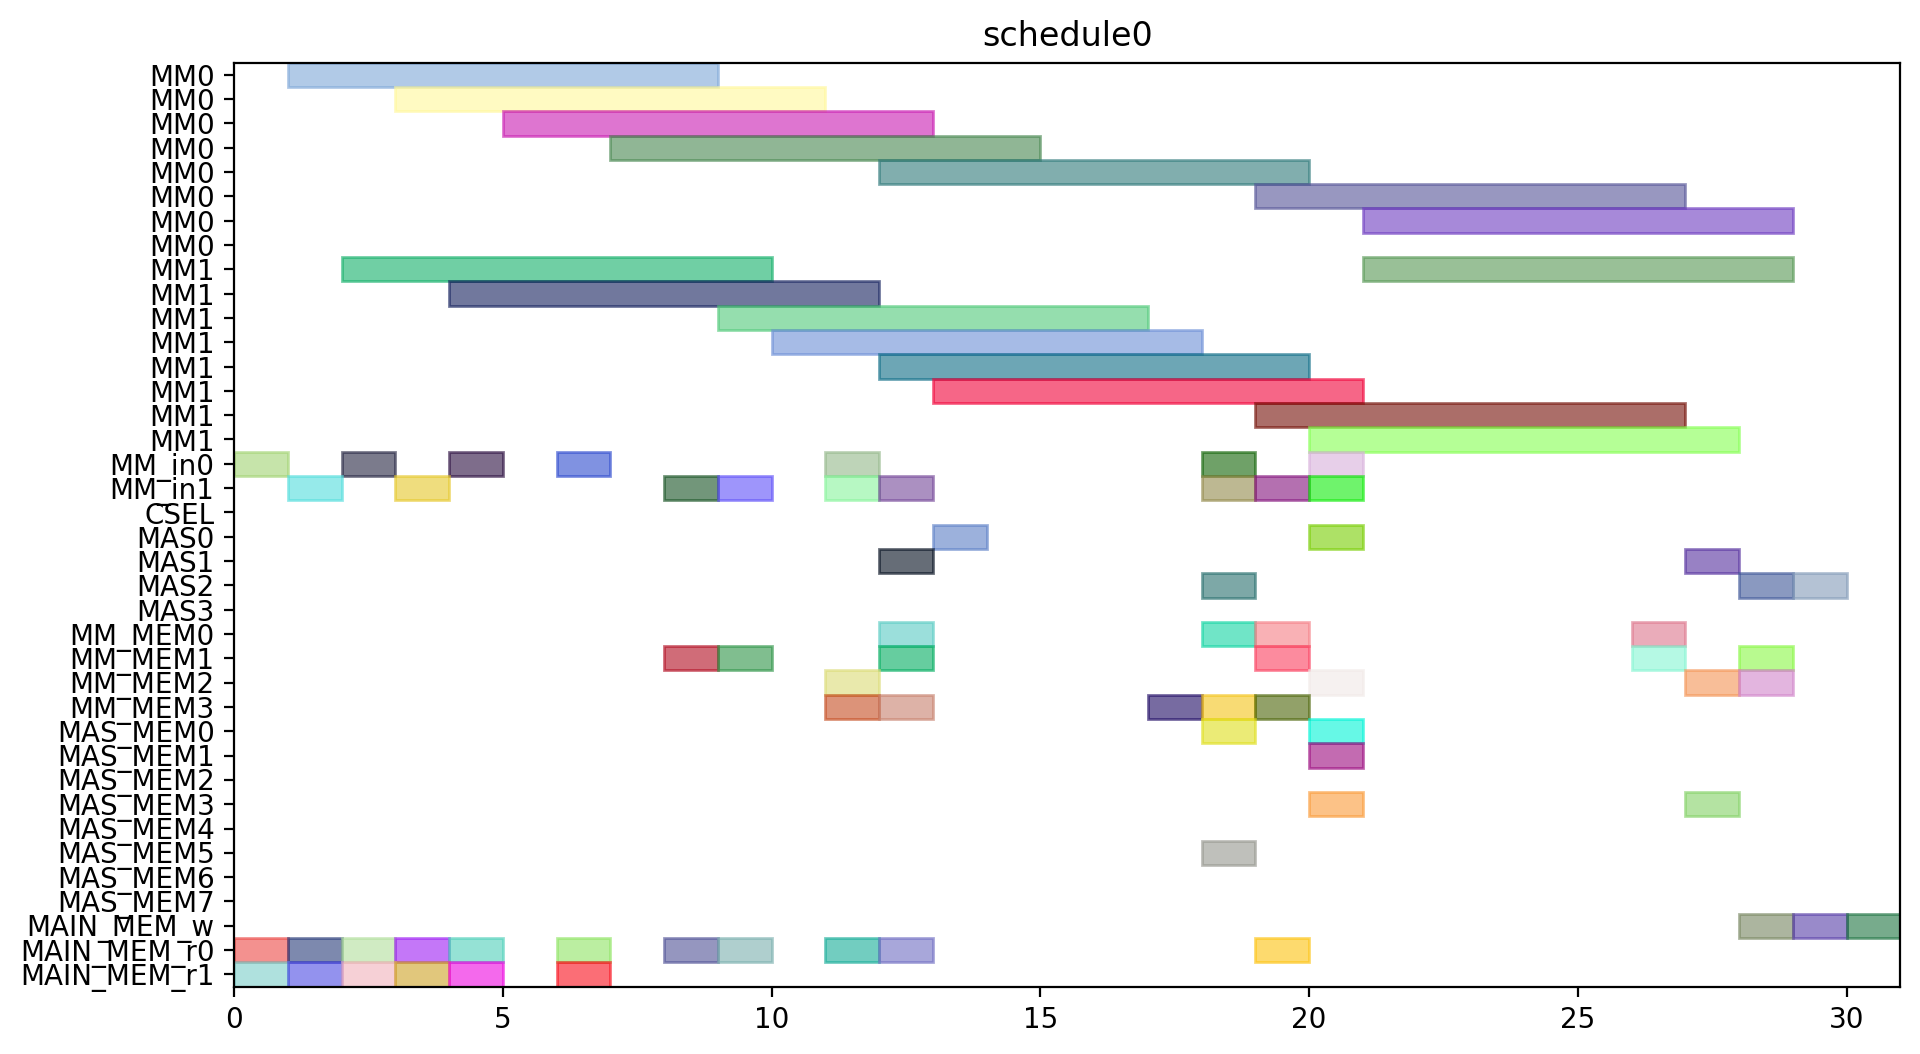

Source code (Python):
from pyschedule import Scenario, solvers, plotters, alt


def solve():
	horizon = 120
	S = Scenario("schedule0", horizon=horizon)

	# resource
	MM = S.Resources('MM', num=2, size=8)
	MM_in = S.Resources('MM_in', num=2)
	CSEL = S.Resource('CSEL')
	MAS = S.Resources('MAS', num=4, size=1, periods=range(1, horizon))
	MM_MEM = S.Resources('MM_MEM', num=4)
	MAS_MEM = S.Resources('MAS_MEM', num=8)
	MAIN_MEM_w = S.Resource('MAIN_MEM_w', size=1)
	MAIN_MEM_r = S.Resources('MAIN_MEM_r', num=2)

	# result of previous scheduling

	# new tasks
	T1 = S.Task('T1', length=8, delay_cost=1)
	T1 += alt(MM)
	T1_in = S.Task('T1_in', length=1, delay_cost=1)
	T1_in += alt(MM_in)
	S += T1_in*MM_in[0]<=T1*MM[0]
	S += T1_in*MM_in[1]<=T1*MM[1]
	T1_mem0 = S.Task('T1_mem0', length=1, delay_cost=1)
	T1_mem0 += MAIN_MEM_r[0]
	S += T1_mem0 <= T1

	T1_mem1 = S.Task('T1_mem1', length=1, delay_cost=1)
	T1_mem1 += MAIN_MEM_r[1]
	S += T1_mem1 <= T1

	T2 = S.Task('T2', length=8, delay_cost=1)
	T2 += alt(MM)
	T2_in = S.Task('T2_in', length=1, delay_cost=1)
	T2_in += alt(MM_in)
	S += T2_in*MM_in[0]<=T2*MM[0]
	S += T2_in*MM_in[1]<=T2*MM[1]
	T2_mem0 = S.Task('T2_mem0', length=1, delay_cost=1)
	T2_mem0 += MAIN_MEM_r[0]
	S += T2_mem0 <= T2

	T2_mem1 = S.Task('T2_mem1', length=1, delay_cost=1)
	T2_mem1 += MAIN_MEM_r[1]
	S += T2_mem1 <= T2

	T3 = S.Task('T3', length=8, delay_cost=1)
	T3 += alt(MM)
	T3_in = S.Task('T3_in', length=1, delay_cost=1)
	T3_in += alt(MM_in)
	S += T3_in*MM_in[0]<=T3*MM[0]
	S += T3_in*MM_in[1]<=T3*MM[1]
	T3_mem0 = S.Task('T3_mem0', length=1, delay_cost=1)
	T3_mem0 += MAIN_MEM_r[0]
	S += T3_mem0 <= T3

	T3_mem1 = S.Task('T3_mem1', length=1, delay_cost=1)
	T3_mem1 += MAIN_MEM_r[1]
	S += T3_mem1 <= T3

	T4 = S.Task('T4', length=8, delay_cost=1)
	T4 += alt(MM)
	T4_in = S.Task('T4_in', length=1, delay_cost=1)
	T4_in += alt(MM_in)
	S += T4_in*MM_in[0]<=T4*MM[0]
	S += T4_in*MM_in[1]<=T4*MM[1]
	T4_mem0 = S.Task('T4_mem0', length=1, delay_cost=1)
	T4_mem0 += MAIN_MEM_r[0]
	S += T4_mem0 <= T4

	T4_mem1 = S.Task('T4_mem1', length=1, delay_cost=1)
	T4_mem1 += MAIN_MEM_r[1]
	S += T4_mem1 <= T4

	T5 = S.Task('T5', length=8, delay_cost=1)
	T5 += alt(MM)
	T5_in = S.Task('T5_in', length=1, delay_cost=1)
	T5_in += alt(MM_in)
	S += T5_in*MM_in[0]<=T5*MM[0]
	S += T5_in*MM_in[1]<=T5*MM[1]
	T5_mem0 = S.Task('T5_mem0', length=1, delay_cost=1)
	T5_mem0 += MAIN_MEM_r[0]
	S += T5_mem0 <= T5

	T5_mem1 = S.Task('T5_mem1', length=1, delay_cost=1)
	T5_mem1 += MAIN_MEM_r[1]
	S += T5_mem1 <= T5

	T6 = S.Task('T6', length=8, delay_cost=1)
	T6 += alt(MM)
	T6_in = S.Task('T6_in', length=1, delay_cost=1)
	T6_in += alt(MM_in)
	S += T6_in*MM_in[0]<=T6*MM[0]
	S += T6_in*MM_in[1]<=T6*MM[1]
	T6_mem0 = S.Task('T6_mem0', length=1, delay_cost=1)
	T6_mem0 += MAIN_MEM_r[0]
	S += T6_mem0 <= T6

	T6_mem1 = S.Task('T6_mem1', length=1, delay_cost=1)
	T6_mem1 += MAIN_MEM_r[1]
	S += T6_mem1 <= T6

	T7 = S.Task('T7', length=8, delay_cost=1)
	T7 += alt(MM)
	T7_in = S.Task('T7_in', length=1, delay_cost=1)
	T7_in += alt(MM_in)
	S += T7_in*MM_in[0]<=T7*MM[0]
	S += T7_in*MM_in[1]<=T7*MM[1]
	T7_mem0 = S.Task('T7_mem0', length=1, delay_cost=1)
	T7_mem0 += MAIN_MEM_r[0]
	S += T7_mem0 <= T7

	T7_mem1 = S.Task('T7_mem1', length=1, delay_cost=1)
	T7_mem1 += MAIN_MEM_r[1]
	S += T7_mem1 <= T7

	T8 = S.Task('T8', length=8, delay_cost=1)
	T8 += alt(MM)
	T8_in = S.Task('T8_in', length=1, delay_cost=1)
	T8_in += alt(MM_in)
	S += T8_in*MM_in[0]<=T8*MM[0]
	S += T8_in*MM_in[1]<=T8*MM[1]
	T8_mem0 = S.Task('T8_mem0', length=1, delay_cost=1)
	T8_mem0 += MAIN_MEM_r[0]
	S += T8_mem0 <= T8

	T8_mem1 = S.Task('T8_mem1', length=1, delay_cost=1)
	T8_mem1 += alt(MM_MEM)
	S += (T1*MM[0])-1 < T8_mem1*MM_MEM[1]
	S += (T1*MM[1])-1 < T8_mem1*MM_MEM[3]
	S += T8_mem1 <= T8

	T9 = S.Task('T9', length=8, delay_cost=1)
	T9 += alt(MM)
	T9_in = S.Task('T9_in', length=1, delay_cost=1)
	T9_in += alt(MM_in)
	S += T9_in*MM_in[0]<=T9*MM[0]
	S += T9_in*MM_in[1]<=T9*MM[1]
	T9_mem0 = S.Task('T9_mem0', length=1, delay_cost=1)
	T9_mem0 += MAIN_MEM_r[0]
	S += T9_mem0 <= T9

	T9_mem1 = S.Task('T9_mem1', length=1, delay_cost=1)
	T9_mem1 += alt(MM_MEM)
	S += (T1*MM[0])-1 < T9_mem1*MM_MEM[1]
	S += (T1*MM[1])-1 < T9_mem1*MM_MEM[3]
	S += T9_mem1 <= T9

	T10 = S.Task('T10', length=8, delay_cost=1)
	T10 += alt(MM)
	T10_in = S.Task('T10_in', length=1, delay_cost=1)
	T10_in += alt(MM_in)
	S += T10_in*MM_in[0]<=T10*MM[0]
	S += T10_in*MM_in[1]<=T10*MM[1]
	T10_mem0 = S.Task('T10_mem0', length=1, delay_cost=1)
	T10_mem0 += MAIN_MEM_r[0]
	S += T10_mem0 <= T10

	T10_mem1 = S.Task('T10_mem1', length=1, delay_cost=1)
	T10_mem1 += alt(MM_MEM)
	S += (T3*MM[0])-1 < T10_mem1*MM_MEM[1]
	S += (T3*MM[1])-1 < T10_mem1*MM_MEM[3]
	S += T10_mem1 <= T10

	T11 = S.Task('T11', length=8, delay_cost=1)
	T11 += alt(MM)
	T11_in = S.Task('T11_in', length=1, delay_cost=1)
	T11_in += alt(MM_in)
	S += T11_in*MM_in[0]<=T11*MM[0]
	S += T11_in*MM_in[1]<=T11*MM[1]
	T11_mem0 = S.Task('T11_mem0', length=1, delay_cost=1)
	T11_mem0 += MAIN_MEM_r[0]
	S += T11_mem0 <= T11

	T11_mem1 = S.Task('T11_mem1', length=1, delay_cost=1)
	T11_mem1 += alt(MM_MEM)
	S += (T3*MM[0])-1 < T11_mem1*MM_MEM[1]
	S += (T3*MM[1])-1 < T11_mem1*MM_MEM[3]
	S += T11_mem1 <= T11

	T12 = S.Task('T12', length=1, delay_cost=1)
	T12 += alt(MAS)
	T12_mem0 = S.Task('T12_mem0', length=1, delay_cost=1)
	T12_mem0 += alt(MM_MEM)
	S += (T4*MM[0])-1 < T12_mem0*MM_MEM[0]
	S += (T4*MM[1])-1 < T12_mem0*MM_MEM[2]
	S += T12_mem0 <= T12

	T12_mem1 = S.Task('T12_mem1', length=1, delay_cost=1)
	T12_mem1 += alt(MM_MEM)
	S += (T2*MM[0])-1 < T12_mem1*MM_MEM[1]
	S += (T2*MM[1])-1 < T12_mem1*MM_MEM[3]
	S += T12_mem1 <= T12

	T13 = S.Task('T13', length=1, delay_cost=1)
	T13 += alt(MAS)
	T13_mem0 = S.Task('T13_mem0', length=1, delay_cost=1)
	T13_mem0 += alt(MM_MEM)
	S += (T4*MM[0])-1 < T13_mem0*MM_MEM[0]
	S += (T4*MM[1])-1 < T13_mem0*MM_MEM[2]
	S += T13_mem0 <= T13

	T13_mem1 = S.Task('T13_mem1', length=1, delay_cost=1)
	T13_mem1 += alt(MM_MEM)
	S += (T2*MM[0])-1 < T13_mem1*MM_MEM[1]
	S += (T2*MM[1])-1 < T13_mem1*MM_MEM[3]
	S += T13_mem1 <= T13

	T15 = S.Task('T15', length=1, delay_cost=1)
	T15 += alt(MAS)
	T15_mem0 = S.Task('T15_mem0', length=1, delay_cost=1)
	T15_mem0 += alt(MM_MEM)
	S += (T7*MM[0])-1 < T15_mem0*MM_MEM[0]
	S += (T7*MM[1])-1 < T15_mem0*MM_MEM[2]
	S += T15_mem0 <= T15

	T15_mem1 = S.Task('T15_mem1', length=1, delay_cost=1)
	T15_mem1 += alt(MM_MEM)
	S += (T7*MM[0])-1 < T15_mem1*MM_MEM[1]
	S += (T7*MM[1])-1 < T15_mem1*MM_MEM[3]
	S += T15_mem1 <= T15

	T14 = S.Task('T14', length=8, delay_cost=1)
	T14 += alt(MM)
	T14_in = S.Task('T14_in', length=1, delay_cost=1)
	T14_in += alt(MM_in)
	S += T14_in*MM_in[0]<=T14*MM[0]
	S += T14_in*MM_in[1]<=T14*MM[1]
	T14_mem0 = S.Task('T14_mem0', length=1, delay_cost=1)
	T14_mem0 += alt(MAS_MEM)
	S += (T13*MAS[0])-1 < T14_mem0*MAS_MEM[0]
	S += (T13*MAS[1])-1 < T14_mem0*MAS_MEM[2]
	S += (T13*MAS[2])-1 < T14_mem0*MAS_MEM[4]
	S += (T13*MAS[3])-1 < T14_mem0*MAS_MEM[6]
	S += T14_mem0 <= T14

	T14_mem1 = S.Task('T14_mem1', length=1, delay_cost=1)
	T14_mem1 += alt(MAS_MEM)
	S += (T13*MAS[0])-1 < T14_mem1*MAS_MEM[1]
	S += (T13*MAS[1])-1 < T14_mem1*MAS_MEM[3]
	S += (T13*MAS[2])-1 < T14_mem1*MAS_MEM[5]
	S += (T13*MAS[3])-1 < T14_mem1*MAS_MEM[7]
	S += T14_mem1 <= T14

	T16 = S.Task('T16', length=8, delay_cost=1)
	T16 += alt(MM)
	T16_in = S.Task('T16_in', length=1, delay_cost=1)
	T16_in += alt(MM_in)
	S += T16_in*MM_in[0]<=T16*MM[0]
	S += T16_in*MM_in[1]<=T16*MM[1]
	T16_mem0 = S.Task('T16_mem0', length=1, delay_cost=1)
	T16_mem0 += alt(MM_MEM)
	S += (T1*MM[0])-1 < T16_mem0*MM_MEM[0]
	S += (T1*MM[1])-1 < T16_mem0*MM_MEM[2]
	S += T16_mem0 <= T16

	T16_mem1 = S.Task('T16_mem1', length=1, delay_cost=1)
	T16_mem1 += alt(MM_MEM)
	S += (T8*MM[0])-1 < T16_mem1*MM_MEM[1]
	S += (T8*MM[1])-1 < T16_mem1*MM_MEM[3]
	S += T16_mem1 <= T16

	T17 = S.Task('T17', length=8, delay_cost=1)
	T17 += alt(MM)
	T17_in = S.Task('T17_in', length=1, delay_cost=1)
	T17_in += alt(MM_in)
	S += T17_in*MM_in[0]<=T17*MM[0]
	S += T17_in*MM_in[1]<=T17*MM[1]
	T17_mem0 = S.Task('T17_mem0', length=1, delay_cost=1)
	T17_mem0 += alt(MM_MEM)
	S += (T8*MM[0])-1 < T17_mem0*MM_MEM[0]
	S += (T8*MM[1])-1 < T17_mem0*MM_MEM[2]
	S += T17_mem0 <= T17

	T17_mem1 = S.Task('T17_mem1', length=1, delay_cost=1)
	T17_mem1 += alt(MAS_MEM)
	S += (T15*MAS[0])-1 < T17_mem1*MAS_MEM[1]
	S += (T15*MAS[1])-1 < T17_mem1*MAS_MEM[3]
	S += (T15*MAS[2])-1 < T17_mem1*MAS_MEM[5]
	S += (T15*MAS[3])-1 < T17_mem1*MAS_MEM[7]
	S += T17_mem1 <= T17

	T18 = S.Task('T18', length=1, delay_cost=1)
	T18 += alt(MAS)
	T18_mem0 = S.Task('T18_mem0', length=1, delay_cost=1)
	T18_mem0 += alt(MM_MEM)
	S += (T5*MM[0])-1 < T18_mem0*MM_MEM[0]
	S += (T5*MM[1])-1 < T18_mem0*MM_MEM[2]
	S += T18_mem0 <= T18

	T18_mem1 = S.Task('T18_mem1', length=1, delay_cost=1)
	T18_mem1 += alt(MM_MEM)
	S += (T9*MM[0])-1 < T18_mem1*MM_MEM[1]
	S += (T9*MM[1])-1 < T18_mem1*MM_MEM[3]
	S += T18_mem1 <= T18

	T19 = S.Task('T19', length=1, delay_cost=1)
	T19 += alt(MAS)
	T19_mem0 = S.Task('T19_mem0', length=1, delay_cost=1)
	T19_mem0 += alt(MM_MEM)
	S += (T5*MM[0])-1 < T19_mem0*MM_MEM[0]
	S += (T5*MM[1])-1 < T19_mem0*MM_MEM[2]
	S += T19_mem0 <= T19

	T19_mem1 = S.Task('T19_mem1', length=1, delay_cost=1)
	T19_mem1 += alt(MM_MEM)
	S += (T9*MM[0])-1 < T19_mem1*MM_MEM[1]
	S += (T9*MM[1])-1 < T19_mem1*MM_MEM[3]
	S += T19_mem1 <= T19

	T21 = S.Task('T21', length=1, delay_cost=1)
	T21 += alt(MAS)
	T21_mem0 = S.Task('T21_mem0', length=1, delay_cost=1)
	T21_mem0 += alt(MM_MEM)
	S += (T6*MM[0])-1 < T21_mem0*MM_MEM[0]
	S += (T6*MM[1])-1 < T21_mem0*MM_MEM[2]
	S += T21_mem0 <= T21

	T21_mem1 = S.Task('T21_mem1', length=1, delay_cost=1)
	T21_mem1 += alt(MM_MEM)
	S += (T10*MM[0])-1 < T21_mem1*MM_MEM[1]
	S += (T10*MM[1])-1 < T21_mem1*MM_MEM[3]
	S += T21_mem1 <= T21

	T24 = S.Task('T24', length=8, delay_cost=1)
	T24 += alt(MM)
	T24_in = S.Task('T24_in', length=1, delay_cost=1)
	T24_in += alt(MM_in)
	S += T24_in*MM_in[0]<=T24*MM[0]
	S += T24_in*MM_in[1]<=T24*MM[1]
	T24_mem0 = S.Task('T24_mem0', length=1, delay_cost=1)
	T24_mem0 += alt(MM_MEM)
	S += (T11*MM[0])-1 < T24_mem0*MM_MEM[0]
	S += (T11*MM[1])-1 < T24_mem0*MM_MEM[2]
	S += T24_mem0 <= T24

	T24_mem1 = S.Task('T24_mem1', length=1, delay_cost=1)
	T24_mem1 += alt(MAS_MEM)
	S += (T12*MAS[0])-1 < T24_mem1*MAS_MEM[1]
	S += (T12*MAS[1])-1 < T24_mem1*MAS_MEM[3]
	S += (T12*MAS[2])-1 < T24_mem1*MAS_MEM[5]
	S += (T12*MAS[3])-1 < T24_mem1*MAS_MEM[7]
	S += T24_mem1 <= T24

	T20 = S.Task('T20', length=8, delay_cost=1)
	T20 += alt(MM)
	T20_in = S.Task('T20_in', length=1, delay_cost=1)
	T20_in += alt(MM_in)
	S += T20_in*MM_in[0]<=T20*MM[0]
	S += T20_in*MM_in[1]<=T20*MM[1]
	T20_mem0 = S.Task('T20_mem0', length=1, delay_cost=1)
	T20_mem0 += alt(MAS_MEM)
	S += (T15*MAS[0])-1 < T20_mem0*MAS_MEM[0]
	S += (T15*MAS[1])-1 < T20_mem0*MAS_MEM[2]
	S += (T15*MAS[2])-1 < T20_mem0*MAS_MEM[4]
	S += (T15*MAS[3])-1 < T20_mem0*MAS_MEM[6]
	S += T20_mem0 <= T20

	T20_mem1 = S.Task('T20_mem1', length=1, delay_cost=1)
	T20_mem1 += alt(MAS_MEM)
	S += (T18*MAS[0])-1 < T20_mem1*MAS_MEM[1]
	S += (T18*MAS[1])-1 < T20_mem1*MAS_MEM[3]
	S += (T18*MAS[2])-1 < T20_mem1*MAS_MEM[5]
	S += (T18*MAS[3])-1 < T20_mem1*MAS_MEM[7]
	S += T20_mem1 <= T20

	T22 = S.Task('T22', length=8, delay_cost=1)
	T22 += alt(MM)
	T22_in = S.Task('T22_in', length=1, delay_cost=1)
	T22_in += alt(MM_in)
	S += T22_in*MM_in[0]<=T22*MM[0]
	S += T22_in*MM_in[1]<=T22*MM[1]
	T22_mem0 = S.Task('T22_mem0', length=1, delay_cost=1)
	T22_mem0 += alt(MAS_MEM)
	S += (T21*MAS[0])-1 < T22_mem0*MAS_MEM[0]
	S += (T21*MAS[1])-1 < T22_mem0*MAS_MEM[2]
	S += (T21*MAS[2])-1 < T22_mem0*MAS_MEM[4]
	S += (T21*MAS[3])-1 < T22_mem0*MAS_MEM[6]
	S += T22_mem0 <= T22

	T22_mem1 = S.Task('T22_mem1', length=1, delay_cost=1)
	T22_mem1 += alt(MAS_MEM)
	S += (T21*MAS[0])-1 < T22_mem1*MAS_MEM[1]
	S += (T21*MAS[1])-1 < T22_mem1*MAS_MEM[3]
	S += (T21*MAS[2])-1 < T22_mem1*MAS_MEM[5]
	S += (T21*MAS[3])-1 < T22_mem1*MAS_MEM[7]
	S += T22_mem1 <= T22

	T23 = S.Task('T23', length=8, delay_cost=1)
	T23 += alt(MM)
	T23_in = S.Task('T23_in', length=1, delay_cost=1)
	T23_in += alt(MM_in)
	S += T23_in*MM_in[0]<=T23*MM[0]
	S += T23_in*MM_in[1]<=T23*MM[1]
	T23_mem0 = S.Task('T23_mem0', length=1, delay_cost=1)
	T23_mem0 += alt(MAS_MEM)
	S += (T19*MAS[0])-1 < T23_mem0*MAS_MEM[0]
	S += (T19*MAS[1])-1 < T23_mem0*MAS_MEM[2]
	S += (T19*MAS[2])-1 < T23_mem0*MAS_MEM[4]
	S += (T19*MAS[3])-1 < T23_mem0*MAS_MEM[6]
	S += T23_mem0 <= T23

	T23_mem1 = S.Task('T23_mem1', length=1, delay_cost=1)
	T23_mem1 += alt(MAS_MEM)
	S += (T19*MAS[0])-1 < T23_mem1*MAS_MEM[1]
	S += (T19*MAS[1])-1 < T23_mem1*MAS_MEM[3]
	S += (T19*MAS[2])-1 < T23_mem1*MAS_MEM[5]
	S += (T19*MAS[3])-1 < T23_mem1*MAS_MEM[7]
	S += T23_mem1 <= T23

	Z2_new = S.Task('Z2_new', length=8, delay_cost=1)
	Z2_new += alt(MM)
	Z2_new_in = S.Task('Z2_new_in', length=1, delay_cost=1)
	Z2_new_in += alt(MM_in)
	S += Z2_new_in*MM_in[0]<=Z2_new*MM[0]
	S += Z2_new_in*MM_in[1]<=Z2_new*MM[1]
	S += 0<Z2_new

	Z2_new_w = S.Task('Z2_new_w', length=1, delay_cost=1)
	Z2_new_w += alt(MAIN_MEM_w)
	S += Z2_new <= Z2_new_w

	Z2_new_mem0 = S.Task('Z2_new_mem0', length=1, delay_cost=1)
	Z2_new_mem0 += MAIN_MEM_r[0]
	S += Z2_new_mem0 <= Z2_new

	Z2_new_mem1 = S.Task('Z2_new_mem1', length=1, delay_cost=1)
	Z2_new_mem1 += alt(MM_MEM)
	S += (T14*MM[0])-1 < Z2_new_mem1*MM_MEM[1]
	S += (T14*MM[1])-1 < Z2_new_mem1*MM_MEM[3]
	S += Z2_new_mem1 <= Z2_new

	T25 = S.Task('T25', length=1, delay_cost=1)
	T25 += alt(MAS)
	T25_mem0 = S.Task('T25_mem0', length=1, delay_cost=1)
	T25_mem0 += alt(MM_MEM)
	S += (T20*MM[0])-1 < T25_mem0*MM_MEM[0]
	S += (T20*MM[1])-1 < T25_mem0*MM_MEM[2]
	S += T25_mem0 <= T25

	T25_mem1 = S.Task('T25_mem1', length=1, delay_cost=1)
	T25_mem1 += alt(MM_MEM)
	S += (T20*MM[0])-1 < T25_mem1*MM_MEM[1]
	S += (T20*MM[1])-1 < T25_mem1*MM_MEM[3]
	S += T25_mem1 <= T25

	X2_new = S.Task('X2_new', length=1, delay_cost=1)
	X2_new += alt(MAS)
	S += 0<X2_new

	X2_new_w = S.Task('X2_new_w', length=1, delay_cost=1)
	X2_new_w += alt(MAIN_MEM_w)
	S += X2_new <= X2_new_w

	X2_new_mem0 = S.Task('X2_new_mem0', length=1, delay_cost=1)
	X2_new_mem0 += alt(MM_MEM)
	S += (T22*MM[0])-1 < X2_new_mem0*MM_MEM[0]
	S += (T22*MM[1])-1 < X2_new_mem0*MM_MEM[2]
	S += X2_new_mem0 <= X2_new

	X2_new_mem1 = S.Task('X2_new_mem1', length=1, delay_cost=1)
	X2_new_mem1 += alt(MM_MEM)
	S += (T24*MM[0])-1 < X2_new_mem1*MM_MEM[1]
	S += (T24*MM[1])-1 < X2_new_mem1*MM_MEM[3]
	S += X2_new_mem1 <= X2_new

	X1_new = S.Task('X1_new', length=1, delay_cost=1)
	X1_new += alt(MAS)
	S += 0<X1_new

	X1_new_w = S.Task('X1_new_w', length=1, delay_cost=1)
	X1_new_w += alt(MAIN_MEM_w)
	S += X1_new <= X1_new_w

	X1_new_mem0 = S.Task('X1_new_mem0', length=1, delay_cost=1)
	X1_new_mem0 += alt(MM_MEM)
	S += (T23*MM[0])-1 < X1_new_mem0*MM_MEM[0]
	S += (T23*MM[1])-1 < X1_new_mem0*MM_MEM[2]
	S += X1_new_mem0 <= X1_new

	X1_new_mem1 = S.Task('X1_new_mem1', length=1, delay_cost=1)
	X1_new_mem1 += alt(MM_MEM)
	S += (T17*MM[0])-1 < X1_new_mem1*MM_MEM[1]
	S += (T17*MM[1])-1 < X1_new_mem1*MM_MEM[3]
	S += X1_new_mem1 <= X1_new

	Z1_new = S.Task('Z1_new', length=1, delay_cost=1)
	Z1_new += alt(MAS)
	S += 0<Z1_new

	Z1_new_w = S.Task('Z1_new_w', length=1, delay_cost=1)
	Z1_new_w += alt(MAIN_MEM_w)
	S += Z1_new <= Z1_new_w

	Z1_new_mem0 = S.Task('Z1_new_mem0', length=1, delay_cost=1)
	Z1_new_mem0 += alt(MM_MEM)
	S += (T16*MM[0])-1 < Z1_new_mem0*MM_MEM[0]
	S += (T16*MM[1])-1 < Z1_new_mem0*MM_MEM[2]
	S += Z1_new_mem0 <= Z1_new

	Z1_new_mem1 = S.Task('Z1_new_mem1', length=1, delay_cost=1)
	Z1_new_mem1 += alt(MAS_MEM)
	S += (T25*MAS[0])-1 < Z1_new_mem1*MAS_MEM[1]
	S += (T25*MAS[1])-1 < Z1_new_mem1*MAS_MEM[3]
	S += (T25*MAS[2])-1 < Z1_new_mem1*MAS_MEM[5]
	S += (T25*MAS[3])-1 < Z1_new_mem1*MAS_MEM[7]
	S += Z1_new_mem1 <= Z1_new

	solvers.mip.solve(S,msg=1,kind='CPLEX',ratio_gap=1.01)

	solution = [['hoge']*len(S.solution()[1]) for i in range(len(S.solution()))]
	for i in range(len(S.solution())):
		for j in range(len(S.solution()[i])):
			solution[i][j]=str(S.solution()[i][j])
	print(solution)

	cycles = int(solution[-1][3])

	pic_file_name = "/home/mfukuda/ABE/multiRAM_multiMAS_16mux/scheduling_result/stage8MM2_stage1MAS4/EP_LADDERMUL/schedule0.png"
	if(S.solution() != []):
		plotters.matplotlib.plot(S,img_filename=pic_file_name, show_task_labels=False, fig_size=(cycles*0.25+3, 6))

	return solution
